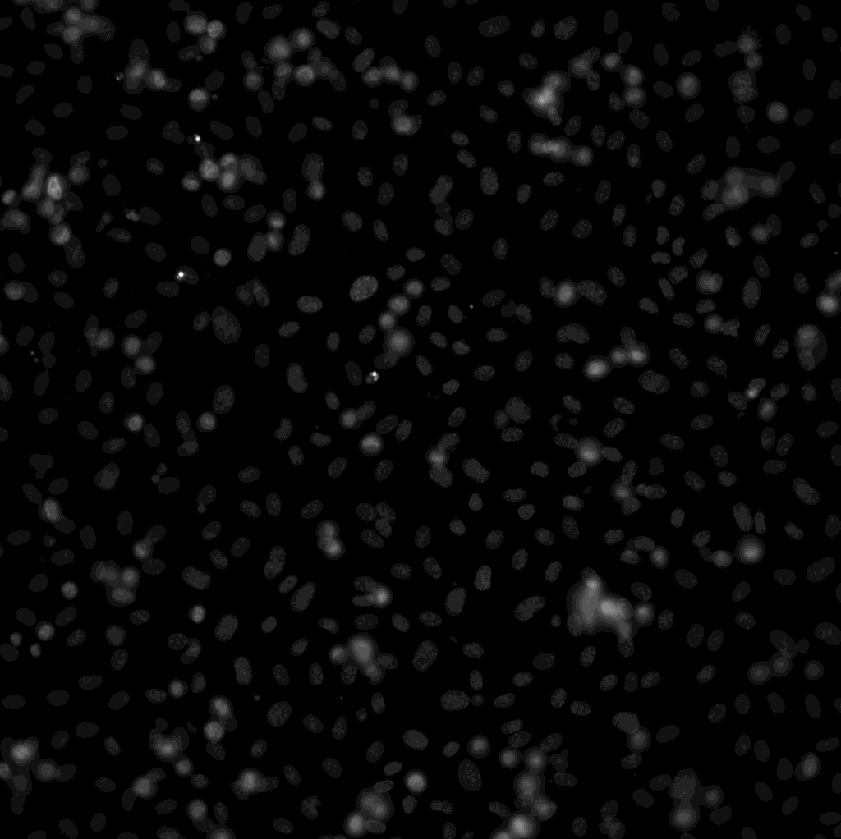
#> input picture fig3/superseded/workfolders/codetest/box1/nuclei.tif, 841 x 839 px, shrunk from 1024 x 1022 before the run, found by its file name
$ python code_vague_scored.py
#> lines starting #> are read from the running program, lines starting #| are printed output that depends on the picture; after the words box and inside, x2 and y2 are one past the last pixel; in counts of white or black regions, pixels touching at a corner belong together
import csv
import numpy as np
import tifffile
from scipy import ndimage as ndi
from skimage import filters, measure, morphology, segmentation, feature

IMAGE_PATH = "nuclei.tif"
OUTPUT_CSV = "areas.csv"
PIXEL_SIZE_UM = None   # set e.g. 0.325 (um/pixel) to also report area in um^2
MIN_AREA_PX = 30       # discard debris smaller than this (pixels)

# Load image; reduce to 2D if it is a stack or multichannel
img = tifffile.imread(IMAGE_PATH)
#> img is the input picture: shape (839, 841) uint16; min 48, max 4095, mean 224.8
if img.ndim > 2:
    print(f"Image has shape {img.shape}; using a max projection over leading axes.")
    while img.ndim > 2:
        img = img.max(axis=0)
img = img.astype(np.float32)

# Smooth and subtract background
smooth = filters.gaussian(img, sigma=1)
background = filters.gaussian(img, sigma=50)
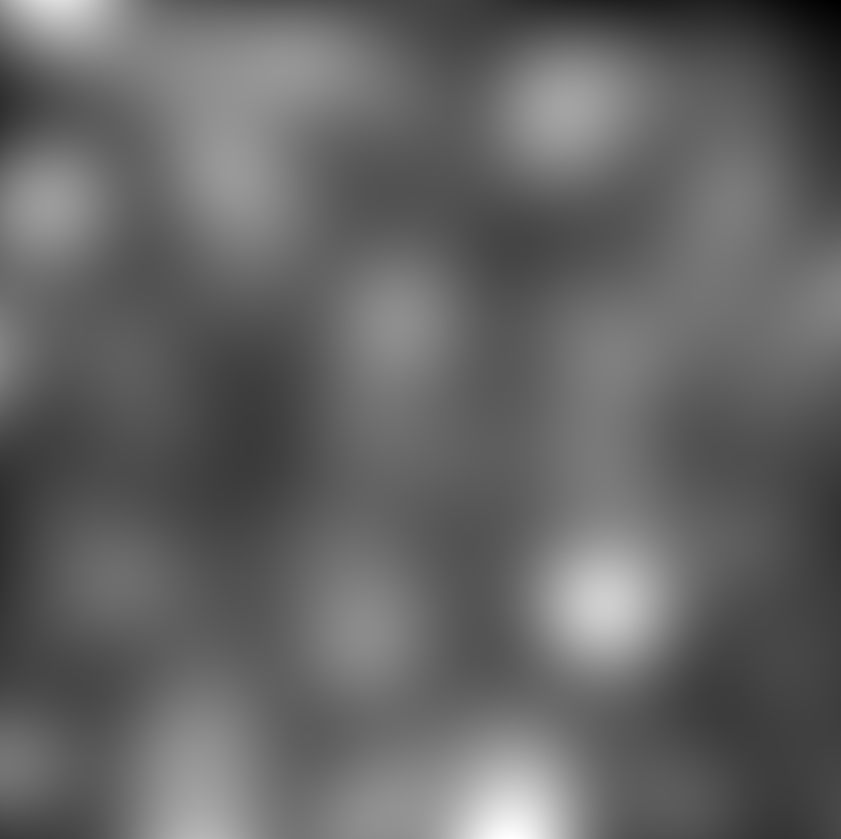
#> background: shape (839, 841) float32; min 101.9, max 404.7, mean 222.5; drawn with min black and max white
corrected = smooth - background
corrected[corrected < 0] = 0

# Otsu threshold
mask = corrected > filters.threshold_otsu(corrected)
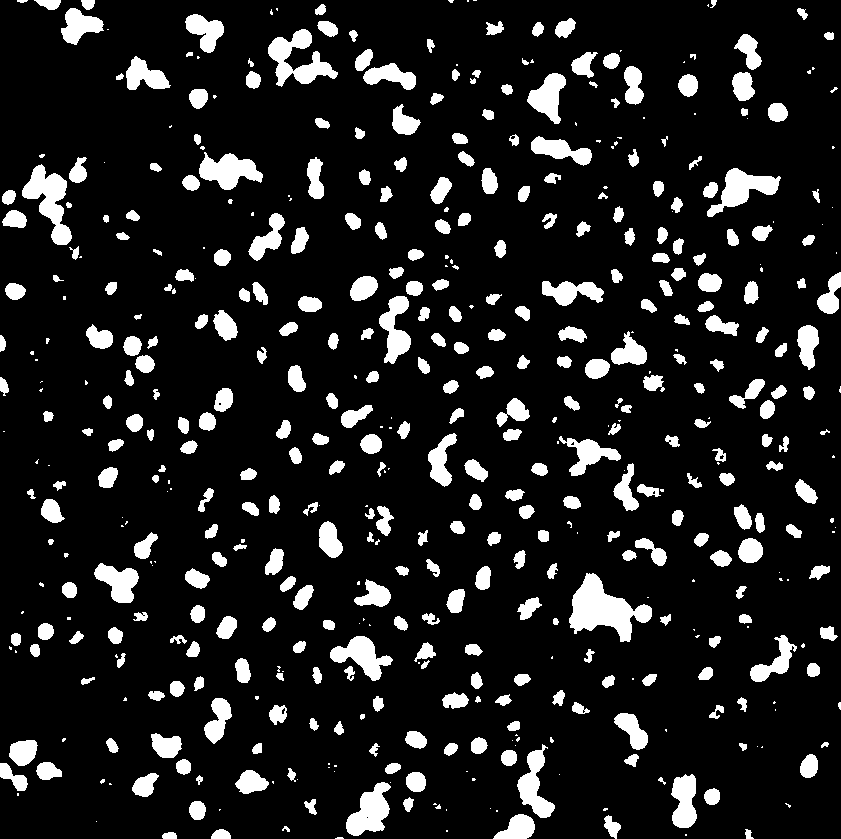
#> mask: shape (839, 841) bool; 12.3% white; 520 white regions (160 under 20 px), largest, box (x1, y1, x2, y2) and area: (569, 573, 652, 642) 2784, (22, 164, 72, 245) 1809, (268, 29, 338, 87) 1751
mask = morphology.remove_small_objects(mask, MIN_AREA_PX)
mask = ndi.binary_fill_holes(mask)
#> mask: shape (839, 841) bool; 12.1% white; 343 white regions

# Split touching nuclei with a distance-transform watershed
distance = ndi.distance_transform_edt(mask)
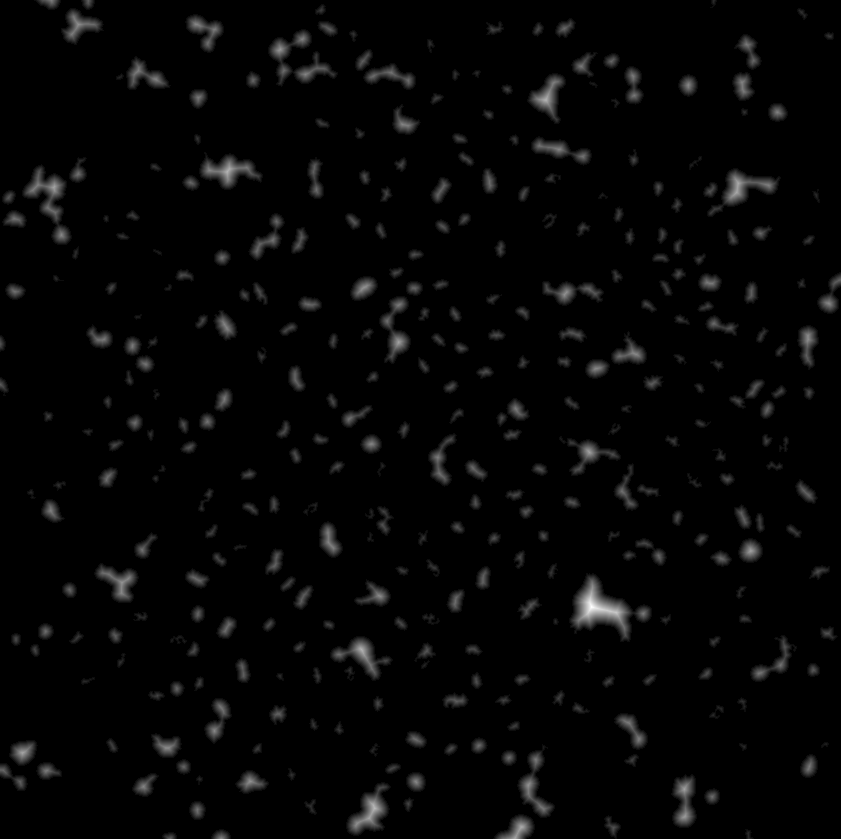
#> distance: shape (839, 841) float64; min 0, max 19, mean 0.408; drawn with min black and max white
distance_smooth = filters.gaussian(distance, sigma=2)
coords = feature.peak_local_max(distance_smooth, min_distance=7, labels=measure.label(mask))
#> coords = 393 pairs, first value 7 to 831, second value 7 to 833
markers = np.zeros(mask.shape, dtype=int)
markers[tuple(coords.T)] = np.arange(1, len(coords) + 1)
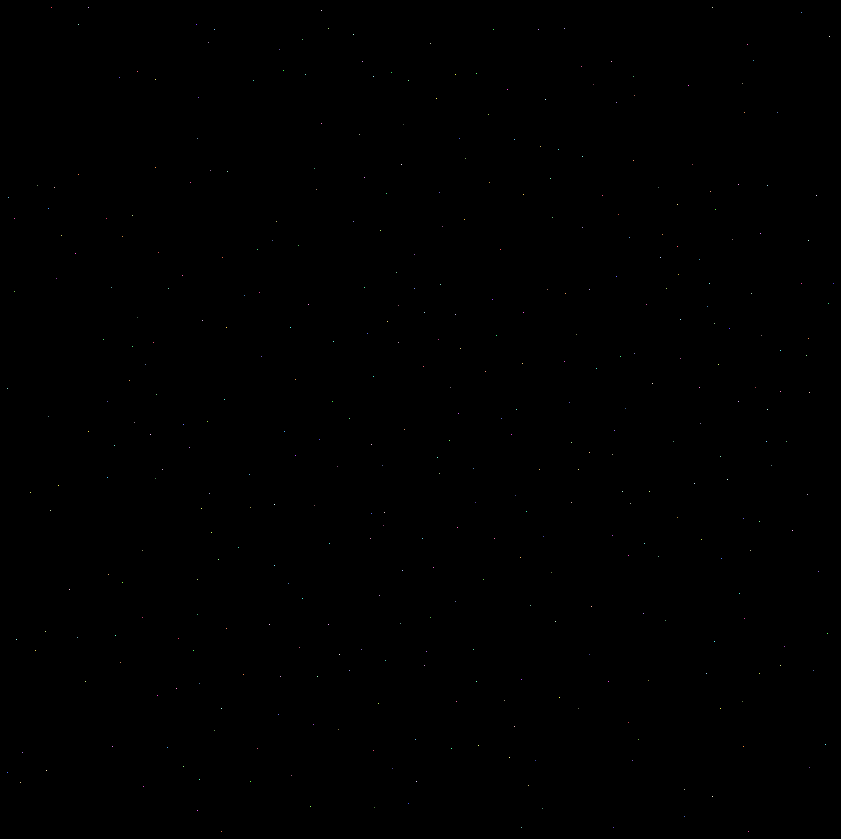
#> markers: shape (839, 841) int64; 394 distinct labels, from 0 to 393; one colour per label, 0 black
labels = segmentation.watershed(-distance_smooth, markers, mask=mask)
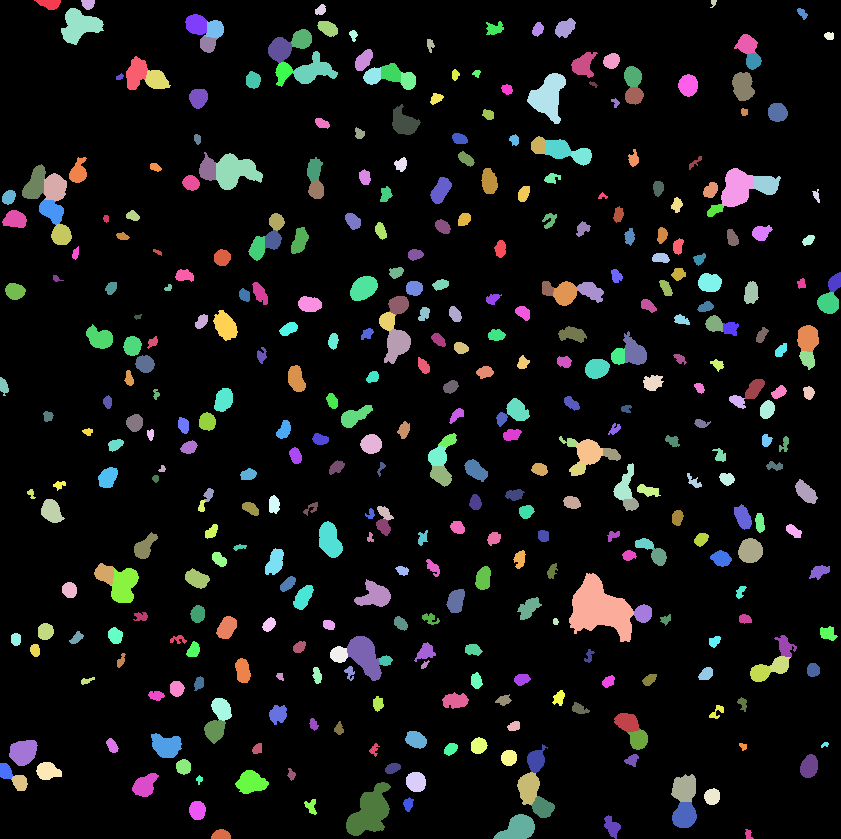
#> labels: shape (839, 841) int64; 394 distinct labels, from 0 to 393; one colour per label, 0 black

# Remove nuclei touching the image border (incomplete nuclei)
labels = segmentation.clear_border(labels)
#> labels: shape (839, 841) int64; 384 distinct labels, from 0 to 389
tifffile.imwrite("labels.tif", labels.astype(np.int32))  # added for scoring only
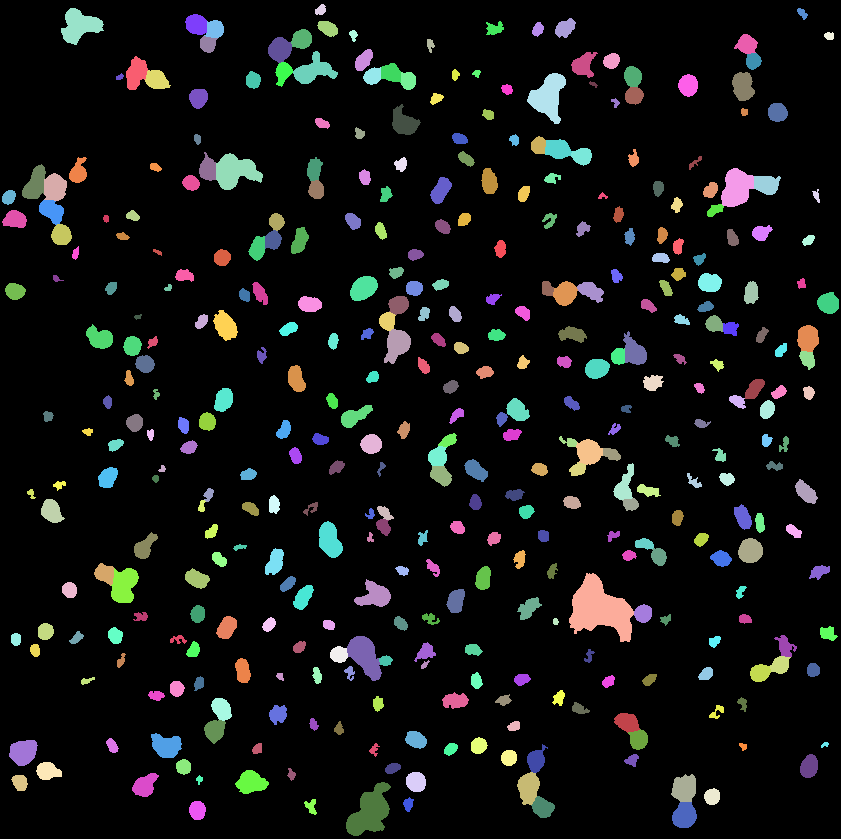
#> saved as labels.tif: shape (839, 841) int32; 384 distinct labels, from 0 to 389; one colour per label, 0 black

# Measure areas
props = [p for p in measure.regionprops(labels) if p.area >= MIN_AREA_PX]
#> props = 383 regions; largest, box (x1, y1, x2, y2) and area: (569, 573, 634, 642) 2520, (346, 782, 391, 836) 1404, (527, 73, 566, 124) 1083, (216, 153, 263, 190) 1069, (347, 636, 382, 681) 935

with open(OUTPUT_CSV, "w", newline="") as f:
    writer = csv.writer(f)
    header = ["nucleus_id", "area_px"]
    if PIXEL_SIZE_UM:
        header.append("area_um2")
    writer.writerow(header)
    for i, p in enumerate(props, start=1):
        row = [i, int(p.area)]
        if PIXEL_SIZE_UM:
            row.append(round(p.area * PIXEL_SIZE_UM ** 2, 3))
        writer.writerow(row)
#> this loop made 383 passes

areas = np.array([p.area for p in props])
#> areas = 383 values, max 2520 at index 282, min 30 at index 143, mean 218.1
print(f"Measured {len(props)} nuclei. Median area: {np.median(areas):.1f} px. Saved to {OUTPUT_CSV}")
#| Measured 383 nuclei. Median area: 153.0 px. Saved to areas.csv
